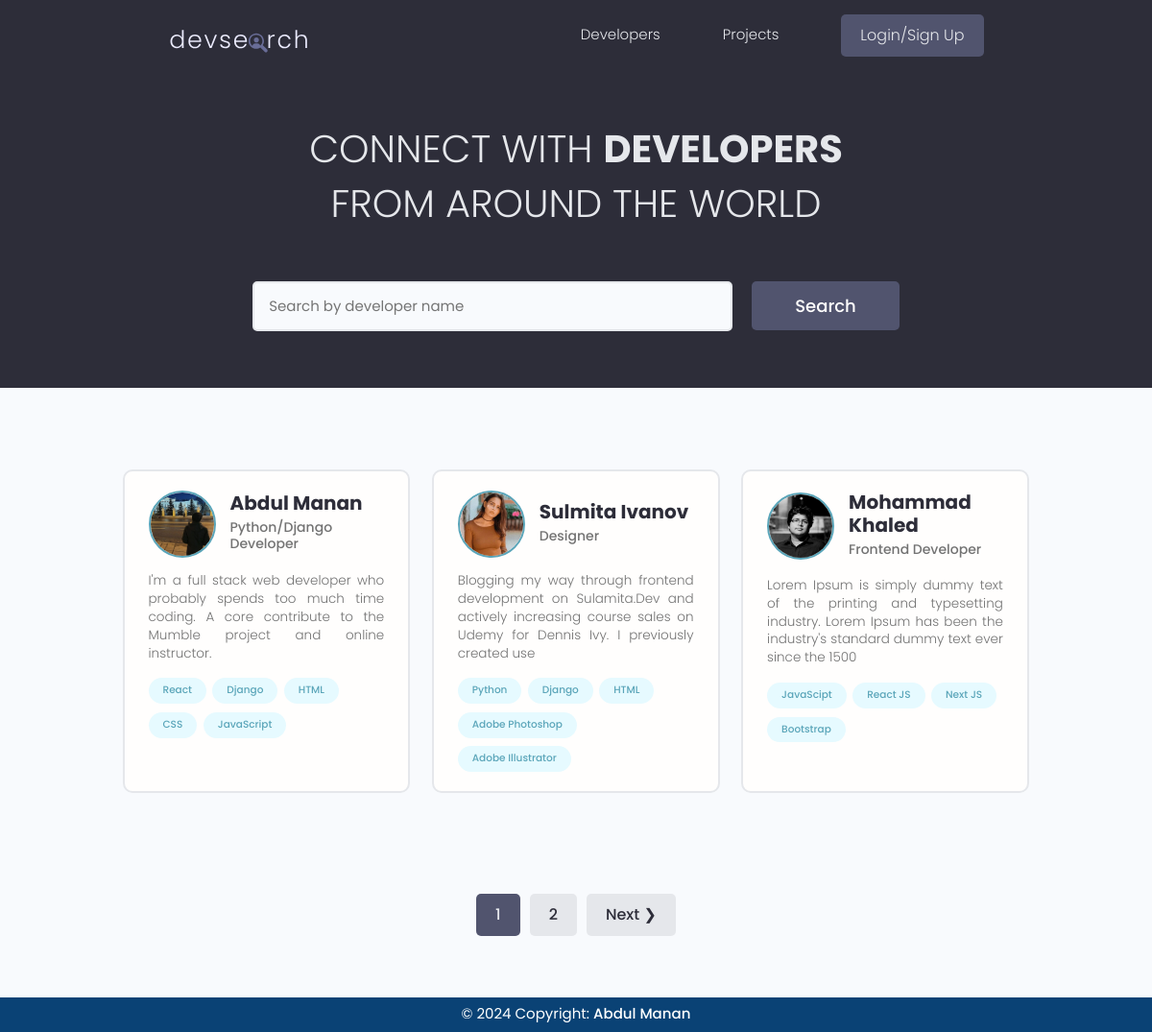
The page / on the database its author committed.
### users/models.py (models this page shows, shortened)
class Profile(models.Model):
    user = models.OneToOneField(User, on_delete=models.CASCADE, null=True, blank=True)
    name = models.CharField(max_length=200, null=True, blank=True)
    email = models.EmailField(max_length=500,  null=True, blank=True)
    username = models.CharField(max_length=200, unique=True, null=True, blank=True)
    location = models.CharField(max_length=200, null=True, blank=True)
    short_intro = models.CharField(max_length=200, null=True, blank=True)
    bio = models.TextField(null=True, blank=True)
    profile_image = models.ImageField(null=True, blank=True, upload_to="profiles", default="profiles/user-default.png")
    social_github = models.CharField(max_length=200, null=True, blank=True)
    social_twiter = models.CharField(max_length=200, null=True, blank=True)
    social_linkedin = models.CharField(max_length=200, null=True, blank=True)
    social_youtube = models.CharField(max_length=200, null=True, blank=True)
    social_website = models.CharField(max_length=200, null=True, blank=True)
    created = models.DateTimeField(auto_now_add=True)
    id = models.UUIDField(default=uuid.uuid4, unique=True, primary_key=True, editable=False)
    class Meta:
        ordering = ['created']
    @property
    def imageURL(self):
        try:
            url = self.profile_image.url
        except:
            url = ''
        return url

class Skill(models.Model):
    owner = models.ForeignKey(Profile, on_delete=models.CASCADE, null=True, blank=True)
    name = models.CharField(max_length=200, null=True, blank=True)
    description = models.TextField(null=True, blank=True)
    created = models.DateTimeField(auto_now_add=True)
    id = models.UUIDField(default=uuid.uuid4, unique=True, primary_key=True, editable=False)
    def __str__(self) :
        return str(self.name)

### users/views.py (the view)
# urls.py: path('', profiles, name='profiles'),
def profiles(request):
    profiles, search_query = searchProfiles(request)
    custom_range, profiles = paginateProfiles(request, profiles, 3)
    context = {'profiles': profiles, 'search_query':search_query, 'custom_range':custom_range}
    return render(request, 'users/profiles.html', context)

### users/utils.py (called while the page is built)
def paginateProfiles(request, profiles, results):
    page = request.GET.get('page')
    paginator = Paginator(profiles, results)
    try:
        profiles = paginator.page(page)
    except PageNotAnInteger:
        page = 1
        profiles = paginator.page(page)
    except EmptyPage:
        page = paginator.num_pages
        profiles = paginator.page(page)
    leftIndex = (int(page) - 2)
    if leftIndex < 1:
        leftIndex = 1
    rightIndex = (int(page) + 3)
    if rightIndex > paginator.num_pages:
        rightIndex = paginator.num_pages + 1
    custom_range = range(leftIndex, rightIndex)
    return custom_range, profiles

def searchProfiles(request):
    search_query = ''
    if request.GET.get('search_query'):
        search_query = request.GET.get('search_query')
    skills = Skill.objects.filter(name__icontains=search_query)
    profiles = Profile.objects.distinct().filter(
        Q(name__icontains=search_query) |
        Q(short_intro__icontains=search_query) |
        Q(skill__in=skills)
    )
    return profiles, search_query

### users/templates/users/profiles.html (shortened to what this page needs)
{% extends 'main.html' %}
{% block content %}
<main class="home">
    <section class="hero-section text-center">
        <div class="container container--narrow">
            <div class="hero-section__box">
                <h2>CONNECT WITH <span>DEVELOPERS</span></h2>
                <h2>FROM AROUND THE WORLD</h2>
            </div>
            <div class="hero-section__search">
                <form class="form" action="{% url 'users:profiles' %}" method="get">
                    <div id="searchForm" class="form__field">
                        <input class="input input--text" id="formInput#search" type="text" name="search_query"
                        value="{{search_query}}" placeholder="Search by developer name" />
                    </div>
                    <input class="btn btn--sub btn--lg" type="submit" value="Search" />
                </form>
            </div>
        </div>
    </section>
    <section class="devlist">
        <div class="container">
            <div class="grid grid--three">
                {% for profile in profiles %}
                <div class="column card">
                    <div class="dev">
                        <a href="{% url 'users:user-profile' profile.id %}" class="card__body">
                            <div class="dev__profile">
                                <img class="avatar avatar--md" src="{{ profile.imageURL }}"
                                    alt="image" />
                                <div class="dev__meta">
                                    <h3>{{ profile.name }}</h3>
                                    <h5>{{ profile.short_intro|slice:"60" }}</h5>
                                </div>
                            </div>
                            <p class="dev__info">{{ profile.bio|slice:"150" }}</p>
                            <div class="dev__skills">
                                {% for skill in profile.skill_set.all|slice:"5" %}
                                <span class="tag tag--pill tag--main">
                                    <small>{{skill}}</small>
                                </span>
                                {% endfor %}
                            </div>
                        </a>
                    </div>
                </div>
                {% endfor %}
            </div>
        </div>
    </section>
    {% include 'pagination.html' with queryset=profiles custom_range=custom_range %}
</main>
{% endblock %}

### static/styles/app.css (style rules this page uses)
:root { --color-sub: #2d2d39; }
.btn--sub { background-color: var(--color-sub-light); }
.card { border: 2px solid var(--color-light); }
img { width: 100%; }
.hero-section { height: 40vh; display: flex; align-items: center; background-color: var(--color-sub); }
.hero-section__box { margin-bottom: 4rem; }
.hero-section__box > h2, .hero-section__box > h2 > span { font-size: 4rem; color: var(--color-light); line-height: 1.3; text-transform: uppercase; }
.hero-section__box > h2 { font-weight: 300; }
.hero-section__box > h2 > span { font-weight: 700; }
.hero-section__search > .form { display: flex; align-items: center; justify-content: center; gap: 2rem; }
.hero-section__search > .form input.input--text { width: 50rem; }
.devlist { margin-top: 8rem; }
.devlist .grid { align-items: stretch; }
.devlist .dev .dev__profile { display: flex; align-items: center; gap: 1.5rem; }
.devlist .dev .dev__meta h3 { color: var(--color-sub); font-size: 2rem; font-weight: 700; }
.devlist .dev .dev__meta h5 { color: var(--color-text); font-size: 1.4rem; font-weight: 500; }
.devlist .dev .dev__info { margin: 1.5rem 0; font-size: 1.35rem; line-height: 1.4; text-align: justify; }

### static/uikit/styles/modules/_variables.css (style rules this page uses)
:root { --color-main: #5aa5b9; --color-main-light: #e6faff; --color-sub: #3f4156; --color-sub-light: #51546e; --color-sub-lighter: #ededfd; --color-text: #737373; --color-gray: #8b8b8b; --color-light: #e5e7eb; --color-light-gray: #767676; --color-bg: #f8fafd; --color-white: #fffefd; --color-white-light: #f3f3f3; --color-success: #359e64; --color-success-bg: #def8e8; --color-error: #fc4b0b; --color-error-bg: #fff2ee; --font-base: 'Poppins', arial, helvetica, 'Segoe UI', roboto, ubuntu, sans-serif; --font-monospace: 'Fira Code', 'Courier New', courier, monospace; --font-regular: 300; --font-medium: 500; --font-bold: 700; --generic-shadow: 1px 1px 5px #00000010; --generic-transition: all 0.3s ease-in-out; }

### static/uikit/styles/modules/_base.css (style rules this page uses)
* { margin: 0; padding: 0; box-sizing: border-box; text-rendering: optimizeLegibility; color: inherit; font-size: inherit; }
html { font-size: 50%; }
@media only screen and (min-width: 480px) { html { font-size: 56.25%; } }
@media only screen and (min-width: 1200px) { html { font-size: 62.5%; } }
body { line-height: 1.6; font-weight: 400; font-size: 1.5rem; color: var(--color-text); background-color: var(--color-bg); min-height: 100vh; }

### static/uikit/styles/modules/_typography.css (style rules this page uses)
* { font-family: var(--font-base); }
h2 { font-size: 3.6rem; font-weight: var(--font-bold); }
h3 { font-size: 3.2rem; font-weight: var(--font-medium); }
h5 { font-size: 2.4rem; font-weight: var(--font-medium); }
h5, h6 { font-weight: var(--font-regular); }
p, span, strong { font-size: 1.6rem; color: var(--color-text); font-weight: var(--font-regular); }
a { padding-bottom: 2px; text-decoration: none; display: inline-block; color: var(--color-main); font-weight: var(--font-medium); }

### static/uikit/styles/modules/_utilities.css (style rules this page uses)
.container { width: 92%; max-width: 165rem; margin: 0 auto; box-sizing: border-box; }
.container--narrow { width: 92%; max-width: 120rem; }
@media screen and (min-width: 1000px) { .container { width: 90%; } }
@media screen and (min-width: 1000px) { .container--narrow { width: 85%; } }
@media screen and (min-width: 1200px) { .container { width: 80%; } }
@media screen and (min-width: 1200px) { .container--narrow { width: 72%; } }
.text-center { text-align: center; }

### static/uikit/styles/modules/_avatar.css (style rules this page uses)
.avatar { border-radius: 50%; border: 2px solid var(--color-main); object-fit: cover; }
.avatar--md { height: 7rem; width: 7rem; }

### static/uikit/styles/modules/_button.css (style rules this page uses)
.btn { display: inline-block; position: relative; cursor: pointer; background-color: var(--color-light); font-weight: var(--font-medium); color: var(--color-sub); text-decoration: none; padding: 1rem 2rem; border-radius: 0.5rem; border: none; width: -webkit-fit-content; width: -moz-fit-content; width: fit-content; height: -webkit-fit-content; height: -moz-fit-content; height: fit-content; font-size: 1.6rem; outline-width: 0; outline-color: transparent; -webkit-backface-visibility: hidden; backface-visibility: hidden; transition: all 0.3s ease-in-out; }
.btn--sub { background-color: var(--color-sub); color: var(--color-white); }
.btn--lg { font-size: 1.8rem; padding: 1.2rem 4.5rem; }

### static/uikit/styles/modules/_card.css (style rules this page uses)
.card { border-radius: 1rem; background-color: var(--color-white); border: 1.5px solid var(--color-light); width: auto; height: auto; margin-top: 0.5rem; margin-bottom: 0.5rem; overflow: hidden; }
.card__body, .card__header { padding: 2rem 2.5rem; }

### rows shown on the page
Profile: imageURL (picture), name "Abdul Manan", short_intro "Python/Django Developer", bio "I'm a full stack web developer who probably spends too much time coding. A core contribute to the Mumble project and online instructor."
Skill: name "React"
Skill: name "Django"
Skill: name "HTML"
Skill: name "CSS"
Skill: name "JavaScript"
Profile: imageURL (picture), name "Sulmita Ivanov", short_intro "Designer", bio "Blogging my way through frontend development on Sulamita.Dev and actively increasing course sales on Udemy for Dennis Ivy. I previously created use"
Skill: name "Python"
Skill: name "Django"
Skill: name "HTML"
Skill: name "Adobe Photoshop"
Skill: name "Adobe Illustrator"
Profile: imageURL (picture), name "Mohammad Khaled", short_intro "Frontend Developer", bio "Lorem Ipsum is simply dummy text of the printing and typesetting industry. Lorem Ipsum has been the industry's standard dummy text ever since the 1500"
Skill: name "JavaScipt"
Skill: name "React JS"
Skill: name "Next JS"
Skill: name "Bootstrap"

### other values the page prints
{{ page }} "1"
{{ page }} "2"
